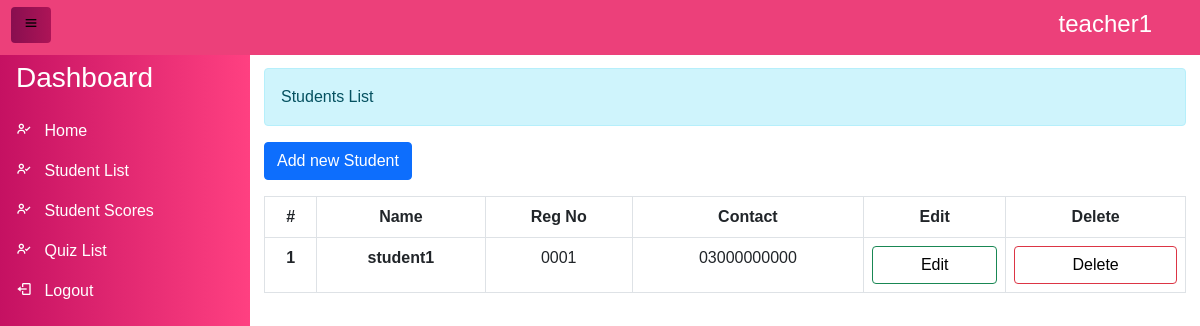
The app's page /teacher/students.php (signed in) with its own data.
### tables this page shows
CREATE TABLE `student` (
  `s_id` int(11) NOT NULL,
  `s_name` varchar(255) NOT NULL,
  `s_reg` varchar(255) NOT NULL,
  `s_username` varchar(255) NOT NULL,
  `std_mobile` varchar(255) NOT NULL,
  `scores` int(11) NOT NULL,
  `std_password` varchar(255) NOT NULL,
  `t_id` int(11) NOT NULL
);

### teacher/students.php (the view, shortened to what this page needs)
<?php
require("../database/config.php");
?>
<!DOCTYPE html>
<html lang="en">
<head>
  <link rel="stylesheet" href="../css/style.css">
  <link href="https://cdn.jsdelivr.net/npm/bootstrap@5.0.0-beta2/dist/css/bootstrap.min.css" rel="stylesheet" />
  <link href="https://cdn.jsdelivr.net/npm/boxicons@2.0.5/css/boxicons.min.css" rel="stylesheet" />
</head>
<body>
  <div class="side-navbar active-nav d-flex justify-content-between flex-wrap flex-column" id="sidebar">
    <ul class="nav flex-column text-white w-100">
      <a href="#" class="nav-link h3 text-white my-2">
        Dashboard
      </a>
      <li class="nav-link">
        <a href="t-dashboard.php">
          <i class="bx bx-user-check"></i>
          <span class="mx-2">Home</span>
        </a>
      </li>
      <li class="nav-link">
        <a href="students.php">
          <i class="bx bx-user-check"></i>
          <span class="mx-2">Student List</span>
        </a>
      </li>
      <li class="nav-link">
        <a href="studentsRank.php">
          <i class="bx bx-user-check"></i>
          <span class="mx-2">Student Scores</span>
        </a>
      </li>
      <li class="nav-link">
        <a href="quiz-list.php">
          <i class="bx bx-user-check"></i>
          <span class="mx-2">Quiz List</span>
        </a>
      </li>
      <li class="nav-link">
      <a href="logout.php">
          <i class="bx bx-log-out"></i>
          <span class="mx-2">Logout</span>
        </a>
      </li>
    </ul>
  </div>
  <div class="p-1 my-container active-cont">
    <nav class="navbar fixed-top top-navbar navbar-light bg-light px-5">
      <a class="btn border-0" id="menu-btn">
        <i class="bx bx-menu"></i></a>
      <h4 class="text-white text-center mt-2 pt-1"><?php  echo $_SESSION['teacher']; ?></h4>
    </nav>
    <div class="main">
      <div class="alert alert-info info-text" role="alert">
        Students List
      </div>
      <button class="btn btn-primary" data-bs-toggle="modal" data-bs-target="#register">Add new Student</button>
      <form method="get">
        <div class="table-responsive py-3 ">
          <table class="table table-bordered mr-5">
            <thead class="">
              <tr class="text-center">
                <th scope="col">#</th>
                <th scope="col">Name</th>
                <th scope="col">Reg No</th>
                <th scope="col">Contact</th>
                <th scope="col">Edit</th>
                <th scope="col">Delete</th>
              </tr>
            </thead>
            <tbody>
              <?php
              $selectStudent = "SELECT * FROM student WHERE t_id = {$_SESSION['teacher_id']}";
              $res = mysqli_query($conn, $selectStudent);
              if (mysqli_num_rows($res) > 0) {
                $count = 1;
                while ($data = mysqli_fetch_assoc($res)) {
              ?>
                  <tr class="text-center">
                    <th scope="row"><?php echo $count; ?></th>
                    <th scope="row"><?php echo $data['s_name']; ?></th>
                    <td><?php echo $data['s_reg']; ?></td>
                    <td><?php echo $data['std_mobile']; ?></td>
                    <td><a href="#" onclick="
        setID(
          <?php echo $data['s_id']; ?>,
          '<?php echo $data['s_name']; ?>',
          '<?php echo $data['s_reg']; ?>',
          '<?php echo $data['std_mobile']; ?>'
        )
        " class="btn btn-outline-success d-grid" data-bs-toggle="modal" data-bs-target="#update">Edit</a></td>
                    <td><a href="std-delete.php?id=<?php echo $data['s_id']; ?>" class="btn btn-outline-danger d-grid ">Delete</a></td>
                  </tr>
              <?php
            $count ++;
            }
              } ?>
            </tbody>
          </table>
        </div>
      </form>
    </div>
  </div>
</body>
</html>

### css/style.css (style rules this page uses)
* { margin: 0 ; padding: 0; box-sizing: border-box; font-family: sans-serif; list-style: none !important; text-decoration: none !important; }
a { color: #fff !important; }
a.btn { color: #010101 !important; }
body { min-height: 100vh; background-color: #fff; }
.side-navbar { width: 250px; height: 100%; position: fixed; margin-left: -300px; background: linear-gradient(to right,#C51162, #FF4081); transition: 0.5s; margin-top: 45px; }
.top-navbar { margin-top: -10px !important; margin-left: -5px; background: linear-gradient(135deg,#EC407A, #EC407A); }
.my-container { transition: 0.4s; }
.active-nav { margin-left: 0; }
.active-cont { margin-left: 250px; }
#menu-btn { background: linear-gradient(to right,#880E4F,#AD1457); color: #fff; margin-left: -32px; margin-top: 5px; }
.main { margin-top: 4rem; margin-left: 10px; padding-right: 10px; }

### records on screen
student: s_name "student1", s_reg "0001", std_mobile "03000000000"

### other values on screen
$_SESSION['teacher'] "teacher1"
